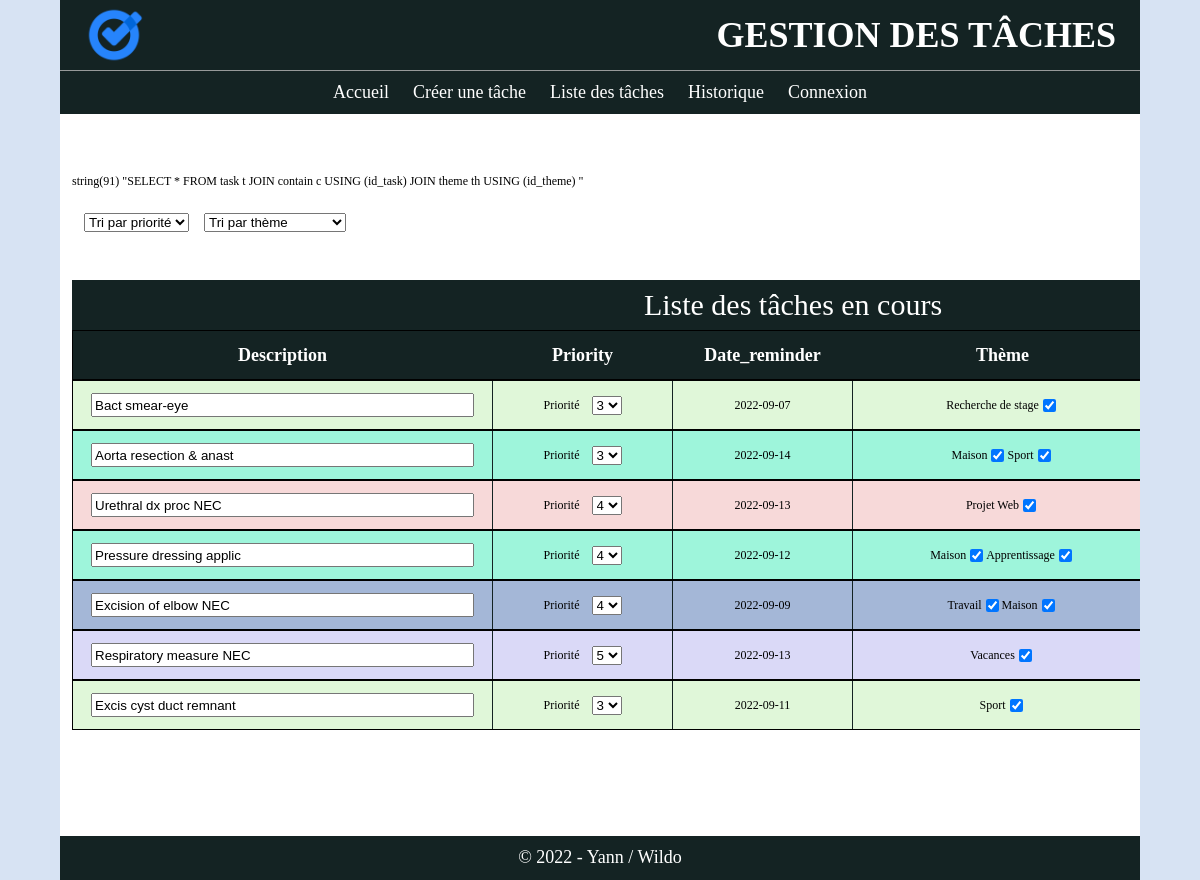
The page / on the database its author committed.
### tables this page shows
CREATE TABLE IF NOT EXISTS `contain` (
  `id_task` int NOT NULL,
  `id_theme` int NOT NULL,
  PRIMARY KEY (`id_task`,`id_theme`)
);

CREATE TABLE IF NOT EXISTS `task` (
  `id_task` int NOT NULL AUTO_INCREMENT,
  `description` varchar(50) NOT NULL,
  `color` int NOT NULL,
  `priority` int NOT NULL,
  `date_reminder` date NOT NULL,
  `done` tinyint(1) NOT NULL,
  `id_users` int NOT NULL,
  PRIMARY KEY (`id_task`)
);

### includes/accueil.php (the view)
<?php
var_dump($SQL);
$list = $filters."<div class='title'>Liste des tâches en cours</div>";
foreach($tasks as $task){
    $themeTask = [];
    if (!$task['done'] && $task['id_task'] != $nextID){
        $list .= "<form merthod='GET' action='update.php?id=".$task['id_task']."' id='formAccueil' name='formAccueil'>";
        $list .= $j == 0 ? "<li class='cellList refs'><div>Description</div><div>Priority</div><div>Date_reminder</div><div>Thème</div><div>ToDo</div><div>Save</div></li>" : "";
        $list .= "  <li class='cellList' style='background-color: #".$colors[$task['color']-1].";'>";
        $list .= "      <div class='description'><input type='text' value='".$task['description']."' id='id-description".$task['id_task']."' name='id-description".$task['id_task']."' ></div>";
        $list .= "      <div class='priority'>";
        $list .="           <span>Priorité</span><select id='select-priority' name='select-priority'>";
        for($i=1;$i<=5;$i++){
            if(isset($_REQUEST['sort']) && $_REQUEST['sort'] == $i) $list .= "              <option value='$i' selected>".$i."</option>";
            else $list .= "              <option value='".$i."' ".($task['priority'] == $i ? "selected" : "").">".$i."</option>";
        }
        $list .= "          </select>";
        $list .= "      </div>";
        $list .= "      <div class='date'>".$task['date_reminder']."</div>";
        $list .= "      <div class='theme'>";
        foreach($listTH as $th){
            if($th['id_task'] == $task['id_task']) $themeTask[] = "<label for='theme".$task['id_task']."'>".$th['theme_name']."</label><input type='checkbox' id='theme".$task['id_task']."' name='theme".$task['id_task']."' value='".$th['id_theme']."' checked> <br>";
        }
        $list .= implode(" ", $themeTask);
        $list .= "      </div>";
        $list .= "      <div class='div-checkbox'><span>Valider</span><input type='checkbox' value='".$task['id_task']."' id='id-checkbox".$task['id_task']."' name='id-checkbox".$task['id_task']."' class='id-checkbox' ".($task['done'] ? "checked" : "")."/></div>";
        $list .= "      <div class='div-description'><input type='button' value='Save changes' class='btn-description' id='btn-description".$task['id_task']."' name='btn-description".$task['id_task']."' /></div>";
        $list .= "  </li>";
        $list .= "</form>";
        $j++;
        $nextID = $task['id_task'];
    }
}
$list .= "</ul>";
echo $list;
?>

### globals.php (shortened to what this page needs)
<?php
$nextID = null;
$j = 0;
$where = [];
$sortPriority = isset($_REQUEST['sort']) ?  $where[] = " WHERE priority=".$_REQUEST['sort'] : false;
$dir = isset($_REQUEST['dir']) ? $_REQUEST['dir'] : 1;
try {
    $dbOptions = [ PDO::ATTR_DEFAULT_FETCH_MODE, PDO::FETCH_ASSOC ];
    $dbCo = new PDO( 'mysql:host=localhost;dbname=list_task;charset=utf8', 'xloadx', 'r86bs9kp', $dbOptions);
}
catch (Exception $e) {
    die("Unable to connect to the database.".$e->getMessage());
}
$SQL = "SELECT *
FROM task t
    JOIN contain c USING (id_task)
    JOIN theme th USING (id_theme) ";
$SQL .= $sortPriority;
$requete = $dbCo->prepare($SQL);
$requete->execute();
$SQL2 = "SELECT * FROM theme";
$requete2 = $dbCo->prepare($SQL2);
$requete2->execute();
$SQL3 = "SELECT c.id_task, c.id_theme, th.theme_name
FROM task t
    JOIN contain c USING (id_task)
    JOIN theme th USING (id_theme)
WHERE t.id_task = c.id_task AND c.id_theme = th.id_theme
ORDER BY t.id_task";
$requete3 = $dbCo->prepare($SQL3);
$requete3->execute();
$listTH = array_map( fn($t) => ["id_task"=>$t['id_task'], "id_theme"=>$t['id_theme'], "theme_name"=>$t['theme_name']], $requete3->fetchAll() );
$tasks = array_map(fn($t) =>
    ["id_task"=>$t['id_task'], "description"=>$t['description'], "color"=>$t['color'], "priority"=>$t['priority'], "date_reminder"=>$t['date_reminder'], "done"=>$t['done'], "id_users"=>$t['id_users'],
    "theme"=>["id_theme"=>$t['id_theme'], "theme_name"=>$t['theme_name']]],
    $requete->fetchAll());
$themes = array_map(fn($t) => ["name"=>$t['theme_name']], $requete2->fetchAll());
$colors = [ "f7d9d9", "dad9f7", "e0f7d9", "e6f2b6", "f49f9f", "f7ba74", "9ef5db", "a4b7d7" ];
$filterPriority = "<select id='sort-priority' name='sort-priority'>
    <option selected readonly>Tri par priorité</option>
    <option readonly></option>";
    for($i=1;$i<=5;$i++){
        $filterPriority .= "<option value='$i'>$i</option>";
    }
$filterPriority .= "</select>";
$filterTheme = "<select id='sort-theme' name='sort-theme'>
    <option selected readonly>Tri par thème</option>
    <option readonly></option>";
    foreach($themes as $index=>$theme){ $filterTheme .= "<option value='".($index+1)."'>".$theme['name']."</option>"; }
    $filterTheme .= "</select>";
$filters = $list = "
    <div class='sort_list'>
        $filterPriority $filterTheme
    </div>
<ul class='listTasks'>";
?>

### index.php (shortened to what this page needs)
<?php
    require_once "globals.php";
    require_once "functions.php";
?>
<!DOCTYPE html>
<html lang="en">
    <head>
        <?=meta()?>
    </head>
    <body class="site">
        <?=head()?>
        <?=nav()?>
        <main class="main">
            <?php
            if($dir == "1"){
                include "includes/accueil.php";
            }
        ?>
    </main>
<?=footer()?>

### functions.php
<?php
function meta() : string{
    return '    <meta charset="UTF-8">
    <meta http-equiv="X-UA-Compatible" content="IE=edge">
    <meta name="viewport" content="width=device-width, initial-scale=1.0">
    <link rel="shortcut icon" href="./">
    <title>Gestion Tasks</title>
    <link rel="stylesheet" href="css/font-awesome.min.css">
    <link rel="stylesheet" href="css/global.css?">
    <link rel="stylesheet" href="css/style.css?'.time().'">
    <link rel="stylesheet" href="css/media.css">
    <link rel="icon" type="image/png" href="favicon.png">';
}
function head() : string{
    return '<header class="header">
    <img src="img/logo.png" class="logo">
    <h1 class="site_title">GESTION DES TÂCHES</h1>
    </header>';
}
function nav() : string{
    $menu = [1=>"Accueil", 2=>"Créer une tâche", 3=>"Liste des tâches", 4=>"Historique", 5=>"Connexion" ];
    $html = '
    <nav class="navbar">
        <ul class="ul-navbar">
    ';
    foreach($menu as $index=>$link){
        $html .= '      <li  class="li-navbar"><a class="lnk-navbar" href="index.php?page=1&dir='.$index.'">'.$link.'</a></li>';
    }
    $html .= '  </ul>
        <button id="mobile-button" class="nav-burger"><i id="mobile-icon" class="fa fa-bars" aria-hidden="true"></i></button>
    </nav>';
    return $html;
}
function footer() : string{
    return '
    <footer class="footer">&copy; 2022 - Yann / Wildo</footer>
    <script src="js/script.js"></script>
    </body>
    </html>';
}
?>

### css/global.css (style rules this page uses)
:root { font-size: 12px; --bg-black: #142323; --bg-black50: rgb(0, 0, 0, .5); --bg-gray: #979999; --bg-blue: #4b7ac4; --bg-sandbox: #dbdbdb; --bg-lightblue: #d7e3f3; --white: #fff; --black: #000; }
* { box-sizing: border-box; }
body { margin: 0; }
h1, h2, h3, h4, h5, h6 { margin: 0; padding: 0; }
ul { margin: 0; padding: 0; list-style: none; }
a, a:active, a:focus, a:hover { text-decoration: none; }

### css/style.css (style rules this page uses)
body { background-color: var(--bg-lightblue); width: 100vw; height: 100vh; }
.site { display: grid; align-items: center; justify-content: center; grid-template-columns: 1fr; grid-template-rows: 8% 5.5% 81.5% 5%; }
.header { grid-area: 1 / 1; background-color: var(--bg-black); display: flex; justify-content: space-between; align-items: center; padding: 1rem 2rem; }
.logo { width: 5rem; }
.site_title { font-size: 2rem; }
.navbar { grid-area: 2 / 1; display: flex; align-items: center; justify-content: right; background-color: var(--bg-black); color: var(--white); height: 100%; border-top: solid var(--bg-gray) 1px; font-size: 1.5rem; }
.ul-navbar { display: none; }
.li-navbar { display: inline-block; width: 70vw; text-align: left; color: var(--white); background-color: var(--bg-black); padding: 0 15%; }
.lnk-navbar { text-decoration: none; color: var(--white); padding: 1.1rem 1rem; }
.main { grid-area: 3 / 1; background-color: var(); height: 100%; background-color: #fff; overflow-y:auto; padding: 5rem 1rem 10rem 1rem; }
.footer { grid-area: 4 / 1; display: flex; align-items: center; justify-content: center; background-color: var(--bg-black); padding: 1.5rem 0; font-size: 1.5rem; height: 100%; }
.header, .footer { color: var(--white); }
.sort_list { width: 100%; padding: 2rem 1rem; }
.sort_list select { margin-right: 1rem; }
.listTasks { display: grid; gap: 1.5rem; }
.title { display:flex; align-items: center; justify-content: center; width: 100%; height: 50px; font-size: 2.5rem; margin-top: 2rem; background-color: var(--bg-black); color: var(--white); }
.cellList { display: grid; border: solid black 1px; width: 100%; height: 250px; }
.cellList div { display: flex; align-items: center; justify-content: center; width: 100%; height: 100%; }
.cellList div:nth-child(1), .cellList div:nth-child(2) , .cellList div:nth-child(3), .cellList div:nth-child(4) , .cellList div:nth-child(5), .cellList div:nth-child(6) { grid-area: auto/6; width: 90vw; }
.refs { display: none; }
.description { padding: 0 1.5rem; align-items: center; }
.description input[type=text] { width: 80%; height: 50%; }
.priority, .date, .div-checkbox { align-items: center; justify-content: center; }
.priority span, .div-checkbox span { padding-right: 1rem; }
a { text-decoration: none;color: white; }

### rows shown on the page
contain: shows "Description", id_task.description "Bact smear-eye", id_task.date_reminder "2022-09-07", theme_name "Recherche de stage"
contain: id_task.description "Urethral dx proc NEC", id_task.date_reminder "2022-09-13", theme_name "Projet Web"
contain: id_task.description "Respiratory measure NEC", id_task.date_reminder "2022-09-13", theme_name "Vacances"
contain: id_task.description "Excis cyst duct remnant", id_task.date_reminder "2022-09-11", theme_name "Sport"

### other values the page prints
$link "Accueil"
$link "Créer une tâche"
$link "Liste des tâches"
$link "Historique"
$link "Connexion"
$task['date_reminder'] "2022-09-14"
$th['theme_name'] "Maison Sport"
$task['date_reminder'] "2022-09-12"
$th['theme_name'] "Maison Apprentissage"
$task['date_reminder'] "2022-09-09"
$th['theme_name'] "Travail Maison"
form field select-priority "3"
form field select-priority "4"
form field select-priority "5"
